Frame 1 (no input): blank canvas, image omitted
Frame 60 (the mouse pressed at the canvas centre just before this capture): blank canvas, image omitted
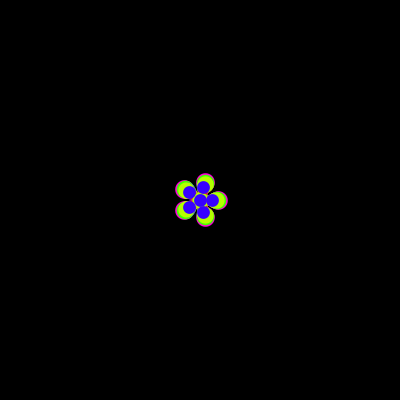
Frame 120 (the mouse held since frame 60 and released just before this capture)

The Processing sketch whose frames 1 and 60 were blank and that drew this single picture after the mouse press (run headless with seeded random() and noise(); from frame 60 on, the mouse is pressed at the canvas centre):

// Processing sketch: processing_64214
// ── processing_64214.pde

float rad;  // The point size of the dots that make up the flower

void setup()
{
  size(400,400);          // Make the window 400 pixels wide and tall
  background(0);          // Black backgrounds
  colorMode(HSB);         // Use hue, saturation and brightness for color
  
}

void draw()
{
  if (mousePressed == true)
  {
    draw_flower();        // call function to draw a flower
  }
}

void draw_flower()        // I wrote this function
{
  stroke(random(255),255,255);    // choose a random bright color
  rad = random(20);               // choose a random flower size
  strokeWeight(rad);
  float x = mouseX;              // save the current mouse position
  float y = mouseY;
  point(x,y);                   // draw the flower
  point(x+rad*cos(radians(72)), y+rad*sin(radians(72)));
  point(x+rad*cos(radians(144)), y+rad*sin(radians(144)));
  point(x+rad*cos(radians(216)), y+rad*sin(radians(216)));
  point(x+rad*cos(radians(288)), y+rad*sin(radians(288)));
  point(x+rad*cos(radians(0)), y+rad*sin(radians(0)));
  
}
